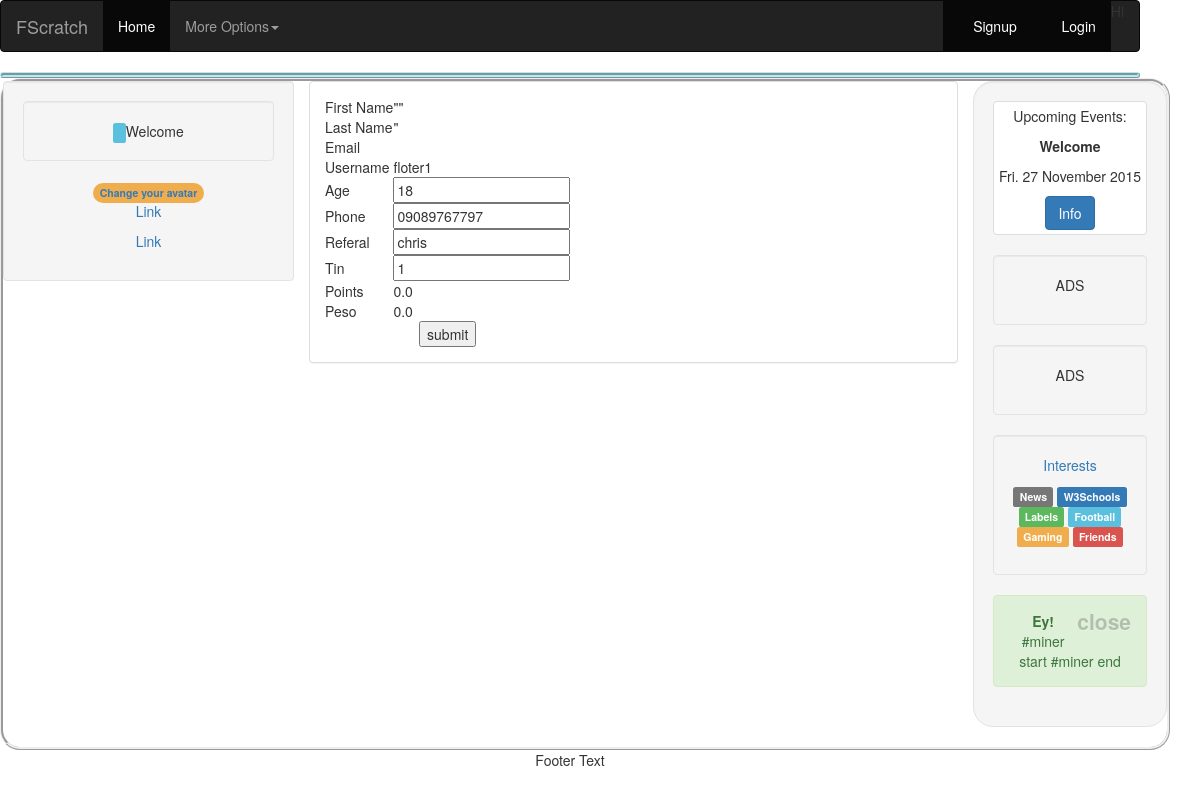
The page /up_profile/2 on the database its author committed.
### home/models.py (models this page shows)
class Members(models.Model):
	user_name = models.CharField(max_length=250)
	age = models.IntegerField(null=True, blank=True, default=18)
	phone = models.CharField(max_length=250)
	upline = models.CharField(max_length=250)
	tin = models.CharField(max_length=250)
	points = models.FloatField(null=True, blank=True, default=0.0)
	money = models.FloatField(null=True, blank=True, default=0.0)
	photo = models.ImageField(upload_to='avatar', default='avatars/default/default.jpg')

### home/views.py (the view, shortened to what this page needs)
# urls.py: path('up_profile/<int:memId>', views.up_profile, name='up_profile'),
def up_profile(request, memId):
    members = Members.objects.get(id=memId)
    context = {
        'members' : members
    }
    template = "update_profile.html"
    if request.method=='GET':
        return render(request, template, context)

### home/templates/update_profile.html (shortened to what this page needs)
{% include 'home/html/header.html'  %}
<form method="POST">
<table border="0">
<tr>
<td>First Name</td><td>"{{request.user.first_name}}"</td>
</tr>
<tr>
<td>Last Name</td><td>{{request.user.last_name}}"</td>
</tr>
<tr>
<td>Email</td><td>{{request.user.email}}</td>
</tr>
<tr>
<td>Username</td><td>{{members.user_name}}</td>
</tr>
<tr>
<td>Age</td><td><input type="text" name="age" value="{{members.age}}"/> </td>
</tr>
<tr>
<td>Phone</td><td><input type="text" name="phone" value="{{members.phone}}"/> </td>
<tr>
<td>Referal</td><td><input type="text" name="upline" value="{{members.upline}}"/> </td>
<tr>
<td>Tin</td><td><input type="text" name="tin" value="{{members.tin}}"/> </td>
</tr>
{% if members.user_name == "admin" %}
<tr>
<td>Points</td><td><input type="text" name="points" value="{{members.points}}"/> </td>
</tr>
<tr>
<td>Peso</td><td><input type="text" name="money" value="{{members.money}}"/> </td>
</tr>
{% else %}
<tr>
<td>Points</td><td>{{members.points}}</td>
</tr>
<tr>
<td>Peso</td><td>{{members.money}}</td>
</tr>
{%endif%}
<tr>
<td colspan="100"><center><input type="submit" value="submit"/></center></td>
</tr>
</table>
</form>
{% include 'home/html/footer.html'  %}

### rows shown on the page
Members: user_name "floter1", age "18", phone "09089767797", upline "chris", tin "1", points "0.0", money "0.0"
